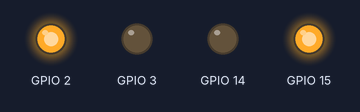
Recording of a program running on a simulated Raspberry Pi (BCM pin numbers). On the bench: output pins drawn as LEDs (lit = HIGH). What the program prints to the terminal is not drawn. At 0.0 s the program stops and its outputs stay as they are.

Above: at 0.1 s.
Timing chart, 0 to 1.5 s (numbered marks = the images above):
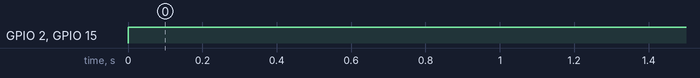

Measured:
- by itself, GPIO 2, GPIO 15: LOW → HIGH at 0.00 s

The program:

lock.py
```python
import RPi.GPIO as GPIO
import time
GPIO.setmode(GPIO.BCM)
GPIO.setwarnings(False)

GPIO.setup(14, GPIO.OUT)
GPIO.setup(15, GPIO.OUT)
GPIO.setup(2, GPIO.OUT)
GPIO.setup(3, GPIO.OUT)

GPIO.output(15, GPIO.HIGH)
GPIO.output(14, GPIO.LOW)
GPIO.output(2, GPIO.HIGH)
GPIO.output(3, GPIO.LOW)

print("SUCCESS")
```
